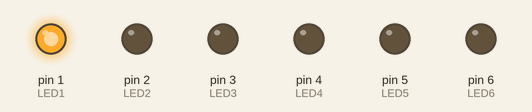
Simulated run of this sketch. Board: Arduino Uno, built with avr-gcc and run on an emulated ATmega328P. Parts: output pins drawn as LEDs (lit = HIGH).

Above: at 0.1 s.
At 3.1 s:
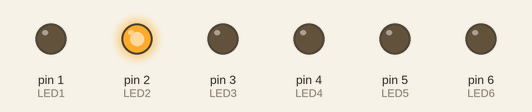
At 9.1 s:
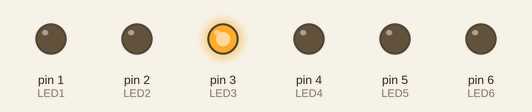
At 18.1 s:
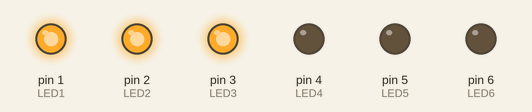
At 27.1 s:
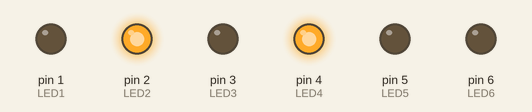
At 36.1 s:
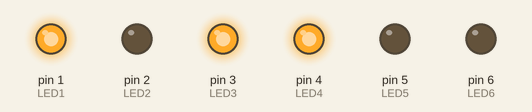
Timing chart, 0 to 40.0 s (numbered marks = the images above):
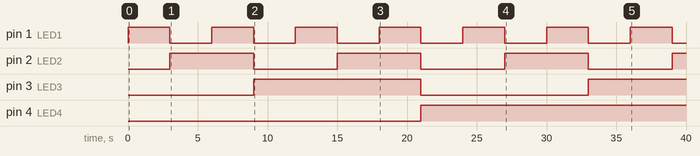

The sketch:

binarytimer.ino
```cpp
// I only can go up to 63 since the kit
// I got only had 6 LEDs
const int LED1 = 1; // LED connected to
const int LED2 = 2; // LED connected to
const int LED3 = 3; // LED connected to
const int LED4 = 4; // LED connected to
const int LED5 = 5; // LED connected to
const int LED6 = 6; // LED connected to
int i;
int delaylength;

void setup()
{
  // sets the digital
  // pins as output
  pinMode(LED1, OUTPUT);
  pinMode(LED2, OUTPUT);
  pinMode(LED3, OUTPUT);
  pinMode(LED4, OUTPUT);
  pinMode(LED5, OUTPUT);
  pinMode(LED6, OUTPUT);
  i=0;
  delaylength=3000;
}
void loop()
{
  i=i+1;
  // When you reach 64*3 seconds, start flashing slowly
  if (i>64) {
    i=63;
    delaylength=500;
  }

  if (i&32) {
    digitalWrite(LED6, HIGH);
  } else {
    digitalWrite(LED6, LOW);
  }

  if (i&16) {
    digitalWrite(LED5, HIGH);
  } else {
    digitalWrite(LED5, LOW);
  }

  if (i&8) {
    digitalWrite(LED4, HIGH);
  } else {
    digitalWrite(LED4, LOW);
  }

  if (i&4) {
    digitalWrite(LED3, HIGH);
  } else {
    digitalWrite(LED3, LOW);
  }

  if (i&2) {
    digitalWrite(LED2, HIGH);
  } else {
    digitalWrite(LED2, LOW);
  }

  if (i&1) {
    digitalWrite(LED1, HIGH);
  } else {
    digitalWrite(LED1, LOW);
  }

  delay(delaylength);             // waits for 3 seconds
}
```

Measured:
- by itself, pin 1 (LED1): alternates HIGH for 3.0 s and LOW for 3.0 s
- by itself, pin 2 (LED2): alternates HIGH for 6.0 s and LOW for 6.0 s
- by itself, pin 3 (LED3): LOW → HIGH at 9.0 s, → LOW 12.0 s later, → HIGH 12.0 s later
- by itself, pin 4 (LED4): LOW → HIGH at 21.0 s
